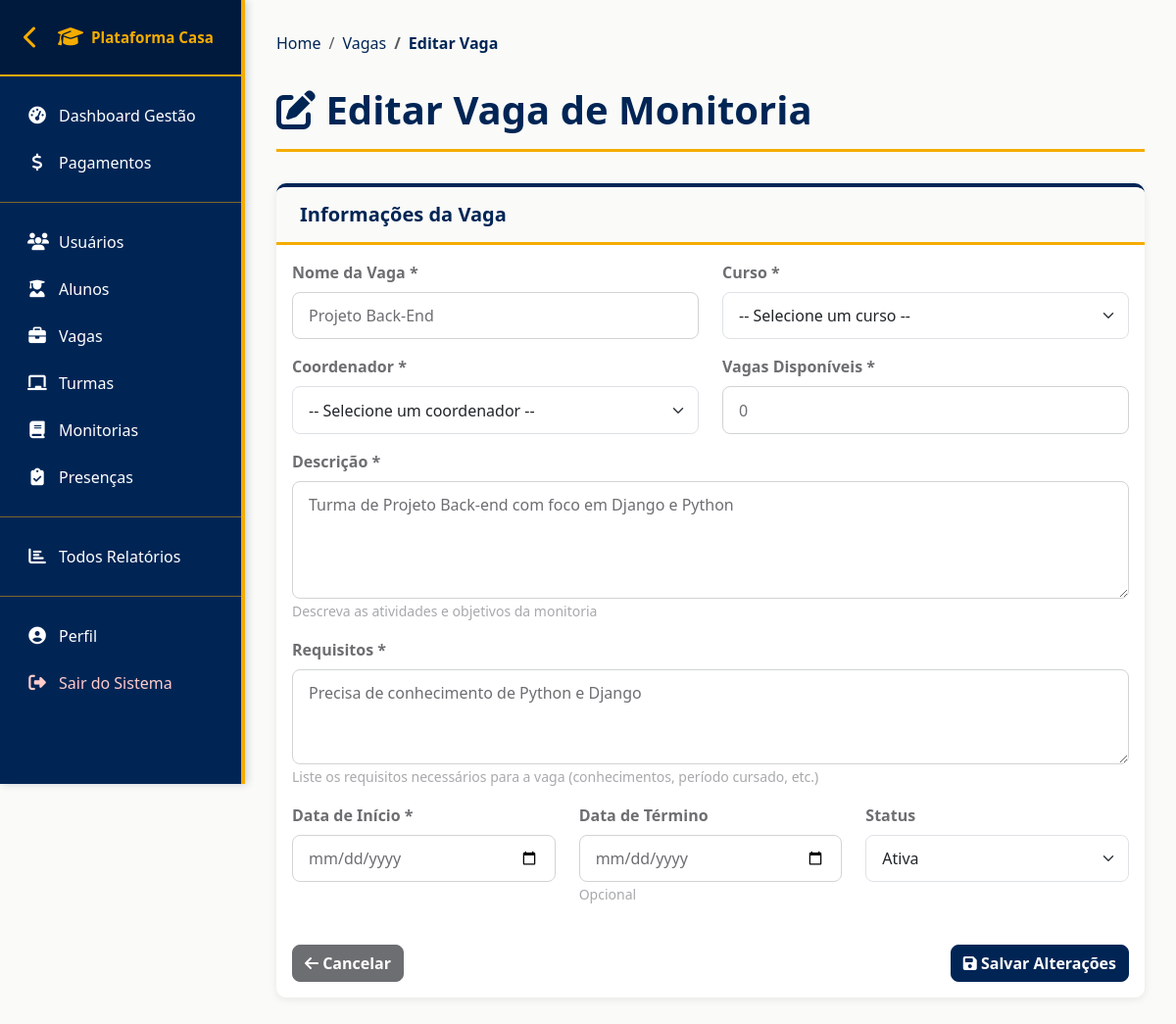
Page /vagas/2/editar/ (signed in) on the committed database.
### plataforma_Casa/models.py (models this page shows, shortened)
class Vaga(models.Model):
    nome = models.CharField(max_length=100)
    curso = models.ForeignKey(Curso, on_delete=models.CASCADE)
    coordenador = models.ForeignKey(Funcionario, on_delete=models.CASCADE, related_name='vagas_coordenadas')
    descricao = models.TextField()
    requisitos = models.TextField()
    responsabilidades = models.TextField(blank=True, null=True)  # Novo campo
    numero_vagas = models.IntegerField(default=1)  # Novo campo
    disciplina = models.CharField(max_length=100, blank=True, null=True)  # Novo campo
    monitores = models.ManyToManyField(Aluno, related_name='vagas_inscritas', blank=True)
    ativo = models.BooleanField(default=True)
    criado_em = models.DateTimeField(auto_now_add=True)
    def vagas_disponiveis(self):
        inscritos_aprovados = self.inscricao_set.filter(status='Aprovado').count()
        return max(0, self.numero_vagas - inscritos_aprovados)

### plataforma_Casa/views.py (the view, shortened to what this page needs)
# urls.py: path('vagas/<int:vaga_id>/editar/', views.editar_vaga, name='editar_vaga'),
@requer_admin_ou_coordenador
def editar_vaga(request, vaga_id):
    vaga = get_object_or_404(Vaga, id=vaga_id)
    user = request.user
    context = {'vaga': vaga}
    return render(request, 'vagas/editar.html', context)

### plataforma_Casa/context_processors.py (called while the page is built, shortened)
def user_groups(request):
    if request.user.is_authenticated:
        return {
            'is_aluno': request.user.groups.filter(name='Aluno').exists(),
            'is_monitor': request.user.groups.filter(name='Monitor').exists(),
            'is_professor': request.user.groups.filter(name='Professor').exists(),
            'is_admin': request.user.is_staff or request.user.is_superuser,
        }

### plataforma_Casa/views.py (called while the page is built, shortened)
def requer_admin_ou_coordenador(view_func):
    @wraps(view_func)
    @login_required(login_url='login')
    def wrapper(request, *args, **kwargs):
        is_admin = request.user.is_staff or request.user.is_superuser
        is_coordenador = request.user.groups.filter(name='Coordenador').exists()
        return view_func(request, *args, **kwargs)
    return wrapper

### plataforma_Casa/templates/vagas/editar.html (shortened to what this page needs)
{% extends 'base.html' %}
{% block content %}
<nav aria-label="breadcrumb">
    <ol class="breadcrumb">
        <li class="breadcrumb-item"><a href="{% url 'dashboard' %}">Home</a></li>
        <li class="breadcrumb-item"><a href="{% url 'listar_vagas' %}">Vagas</a></li>
        <li class="breadcrumb-item active">Editar Vaga</li>
    </ol>
</nav>
<div class="page-title">
    <h1><i class="fas fa-edit"></i> Editar Vaga de Monitoria</h1>
</div>
<div class="card">
    <div class="card-header">
        <h5 class="mb-0">Informações da Vaga</h5>
    </div>
    <div class="card-body">
        <form method="post">
            <div class="row">
                <div class="col-md-6 mb-3">
                    <label for="nome" class="form-label">Nome da Vaga *</label>
                    <input type="text" class="form-control" id="nome" name="nome"
                           value="{{ vaga.nome }}" required>
                </div>
                <div class="col-md-6 mb-3">
                    <label for="curso" class="form-label">Curso *</label>
                    <select class="form-select" id="curso" name="curso" required>
                        <option value="">-- Selecione um curso --</option>
                    </select>
                </div>
            </div>
            <div class="row">
                <div class="col-md-6 mb-3">
                    <label for="coordenador" class="form-label">Coordenador *</label>
                    <select class="form-select" id="coordenador" name="coordenador" required>
                        <option value="">-- Selecione um coordenador --</option>
                    </select>
                </div>
                <div class="col-md-6 mb-3">
                    <label for="vagas_disponiveis" class="form-label">Vagas Disponíveis *</label>
                    <input type="number" class="form-control" id="vagas_disponiveis"
                           name="vagas_disponiveis" min="1"
                           value="{{ vaga.vagas_disponiveis }}" required>
                </div>
            </div>
            <div class="mb-3">
                <label for="descricao" class="form-label">Descrição *</label>
                <textarea class="form-control" id="descricao" name="descricao"
                          rows="4" required>{{ vaga.descricao }}</textarea>
                <small class="form-text text-muted">
                    Descreva as atividades e objetivos da monitoria
                </small>
            </div>
            <div class="mb-3">
                <label for="requisitos" class="form-label">Requisitos *</label>
                <textarea class="form-control" id="requisitos" name="requisitos"
                          rows="3" required>{{ vaga.requisitos }}</textarea>
                <small class="form-text text-muted">
                    Liste os requisitos necessários para a vaga (conhecimentos, período cursado, etc.)
                </small>
            </div>
            <div class="row">
                <div class="col-md-4 mb-3">
                    <label for="data_inicio" class="form-label">Data de Início *</label>
                    <input type="date" class="form-control" id="data_inicio"
                           name="data_inicio" value="{{ vaga.data_inicio|date:'Y-m-d' }}" required>
                </div>
                <div class="col-md-4 mb-3">
                    <label for="data_fim" class="form-label">Data de Término</label>
                    <input type="date" class="form-control" id="data_fim"
                           name="data_fim" value="{% if vaga.data_fim %}{{ vaga.data_fim|date:'Y-m-d' }}{% endif %}">
                    <small class="form-text text-muted">Opcional</small>
                </div>
                <div class="col-md-4 mb-3">
                    <label for="ativo" class="form-label">Status</label>
                    <select class="form-select" id="ativo" name="ativo">
                        <option value="True" {% if vaga.ativo %}selected{% endif %}>Ativa</option>
                    </select>
                </div>
            </div>
            <div class="d-flex justify-content-between mt-4">
                <a href="{% url 'listar_vagas' %}" class="btn btn-secondary">
                    <i class="fas fa-arrow-left"></i> Cancelar
                </a>
                <button type="submit" class="btn btn-primary">
                    <i class="fas fa-save"></i> Salvar Alterações
                </button>
            </div>
        </form>
    </div>
</div>
{% endblock %}

### plataforma_Casa/static/css/cores-institucionais.css (style rules this page uses)
:root { --cor-amarelo-institucional: #F5AC00; --cor-azul-escuro-principal: #002555; --cor-azul-auxiliar: #1245FF; --cor-cinza-escuro: #6d6e71; --cor-cinza-medio: #a7a9ab; --cor-cinza-claro: #d1d3d4; --cor-branco: #ffffff; --cor-preto: #000000; --cor-sucesso: #27ae60; --cor-erro: #e74c3c; --cor-aviso: #f39c12; --cor-info: #3498db; --sombra-leve: rgba(0, 37, 85, 0.1); --sombra-media: rgba(0, 37, 85, 0.2); --sombra-forte: rgba(0, 37, 85, 0.3); }
html, body { background-color: var(--cor-branco); color: var(--cor-cinza-escuro); font-family: 'Segoe UI', Tahoma, Geneva, Verdana, sans-serif; }
.card { border: 1px solid var(--cor-cinza-claro); border-top: 4px solid var(--cor-azul-escuro-principal); box-shadow: 0 2px 8px var(--sombra-leve); transition: all 0.3s ease; }
.card-header { background-color: #fafaf8; color: var(--cor-azul-escuro-principal); border-bottom: 3px solid var(--cor-amarelo-institucional); font-weight: 700; padding: 1rem 1.5rem; }
.card-header h5 { color: var(--cor-azul-escuro-principal); font-weight: 700; margin: 0; }
.btn-primary { background-color: var(--cor-azul-escuro-principal); border-color: var(--cor-azul-escuro-principal); color: var(--cor-branco); font-weight: 600; transition: all 0.3s ease; }
.btn-secondary { background-color: var(--cor-cinza-medio); border-color: var(--cor-cinza-medio); color: var(--cor-branco); font-weight: 600; }
.form-label { color: var(--cor-cinza-escuro); font-weight: 600; }
.form-control { border: 1px solid var(--cor-cinza-claro); color: var(--cor-cinza-escuro); transition: all 0.3s ease; }
.form-control::placeholder { color: var(--cor-cinza-medio); }
h1, h2, h3, h4, h5, h6 { color: var(--cor-azul-escuro-principal); font-weight: 700; }
h1 { border-bottom: 3px solid var(--cor-amarelo-institucional); padding-bottom: 0.5rem; }
a { color: var(--cor-azul-escuro-principal); text-decoration: none; transition: all 0.3s ease; }
.text-muted { color: var(--cor-cinza-medio) !important; }

### plataforma_Casa/static/css/cores-padrao.css (style rules this page uses)
:root { --cor-amarelo-institucional: #F5AC00; --cor-azul-escuro-principal: #002555; --cor-azul-auxiliar: #1245FF; --cor-cinza-escuro: #6d6e71; --cor-cinza-medio: #a7a9ab; --cor-cinza-claro: #d1d3d4; --cor-branco: #ffffff; --cor-preto: #000000; --cor-sucesso: #27ae60; --cor-erro: #e74c3c; --cor-aviso: #f39c12; --cor-info: #3498db; }
.bg-primary, .btn-primary, .badge.bg-primary, .alert-primary, .border-primary { background-color: var(--cor-azul-escuro-principal) !important; border-color: var(--cor-azul-escuro-principal) !important; color: var(--cor-branco) !important; }
.btn { border-radius: 8px; font-weight: 600; transition: all 0.3s ease; }
.card { border-radius: 10px; box-shadow: 0 2px 8px rgba(0, 0, 0, 0.08); border: none; border-top: 4px solid var(--cor-azul-escuro-principal); }
.display-4, h1, h2 { color: var(--cor-azul-escuro-principal); }
a { color: var(--cor-azul-escuro-principal); transition: all 0.3s ease; }
.btn-secondary { background-color: var(--cor-cinza-escuro) !important; border-color: var(--cor-cinza-escuro) !important; }
.breadcrumb-item.active { color: var(--cor-azul-escuro-principal) !important; }

### plataforma_Casa/templates/base.html (style rules this page uses)
* { margin: 0; padding: 0; box-sizing: border-box; }
body { background-color: #fafaf8; padding-top: 0; overflow-x: hidden; max-width: 100vw; }
html { overflow-x: hidden; max-width: 100vw; }
html, body { height: 100%; overflow-x: hidden; max-width: 100%; }
.page-title { color: #002555; font-weight: 700; margin-bottom: 2rem; border-bottom: 3px solid #F5AC00; padding-bottom: 1rem; }
.page-title h1 { border-bottom: none; padding-bottom: 0; margin-bottom: 0; }
.breadcrumb { background-color: transparent; padding: 0; margin-bottom: 2rem; }
.breadcrumb-item.active { color: #667eea; font-weight: 600; }
.form-control, .form-select { border-radius: 8px; padding: 0.7rem 1rem; }
.card, .table-responsive, img, iframe, video { max-width: 100%; overflow-x: auto; }
.main-content > * { max-width: 100%; }
.form-control, .form-select, input, textarea, select { max-width: 100%; box-sizing: border-box; }

### rows in the picture
Vaga: nome "Projeto Back-End", vagas_disponiveis "0", descricao "Turma de Projeto Back-end com foco em Django e Python", requisitos "Precisa de conhecimento de Python e Django", ativo "Ativa"
